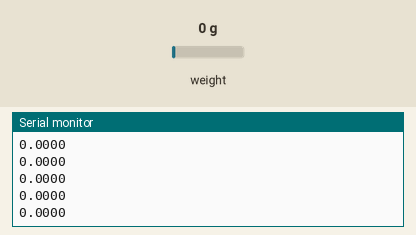
The sketch below on a simulated Arduino Uno, built with avr-gcc and run on an emulated ATmega328P. On the bench: the last lines printed to the serial monitor. The inputs (shaded band) are chosen by the test bench; at power-on: weight on the scale 0 g.

Above: at 1.2 s.
1.3 s: weight on the scale set to 100 g
At 1.44 s:
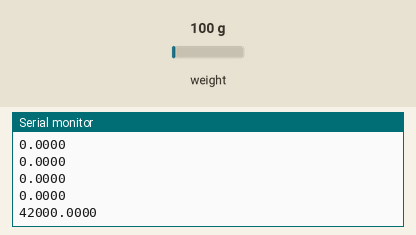
2.8 s: weight on the scale set to 1250 g
At 2.8 s:
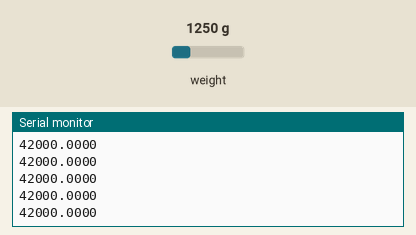
Timing chart, 0 to 5.8 s (numbered marks = the images above; inputs shaded):
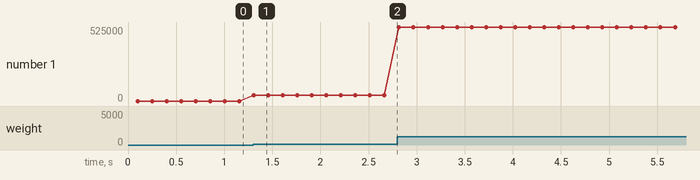

Measured:
- after the input at 1.3 s, the serial monitor: prints a new line at once (image 1)
- plotted number 1: 0 → 42000 after the input at 1.3 s, 42000 → 525000 after the input at 2.8 s

The sketch:

read_sensors.ino
```cpp
#include <HX711.h>

const int LOADCELL_DOUT_PIN = 6;
const int LOADCELL_SCK_PIN = 7;

HX711 scale;

void setup() {
 Serial.begin(115200);
 scale.begin(LOADCELL_DOUT_PIN, LOADCELL_SCK_PIN);
}

void loop() {
  Serial.println(scale.get_units(), 4); // Visar vikten med två decimaler
  delay(50);
}
```
